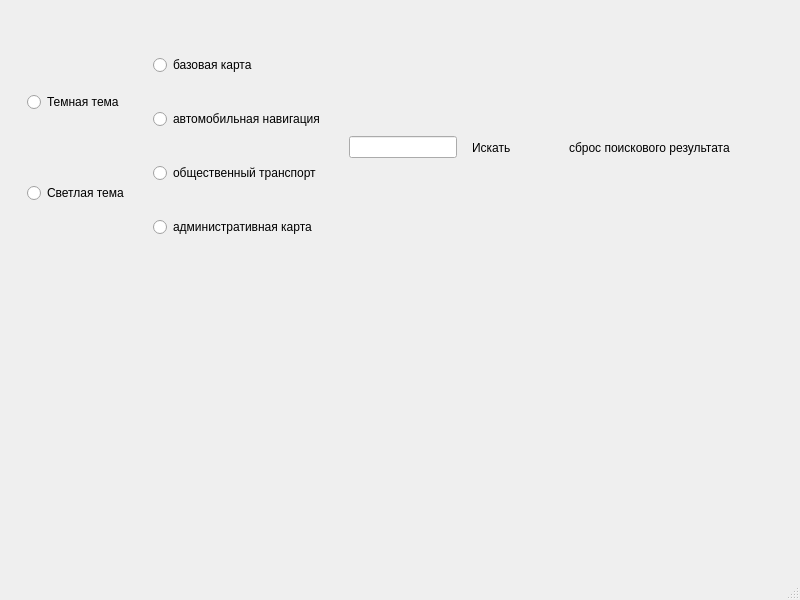
<?xml version="1.0" encoding="UTF-8"?>
<ui version="4.0">
 <class>MainWindow</class>
 <widget class="QMainWindow" name="MainWindow">
  <property name="geometry">
   <rect>
    <x>0</x>
    <y>0</y>
    <width>800</width>
    <height>600</height>
   </rect>
  </property>
  <property name="windowTitle">
   <string>MainWindow</string>
  </property>
  <widget class="QWidget" name="centralwidget">
   <layout class="QVBoxLayout" name="verticalLayout">
    <item>
     <widget class="QWidget" name="func" native="true">
      <layout class="QHBoxLayout" name="horizontalLayout_2">
       <item>
        <widget class="QWidget" name="theme" native="true">
         <layout class="QVBoxLayout" name="verticalLayout_2">
          <item>
           <widget class="QRadioButton" name="dark_theme">
            <property name="text">
             <string>Темная тема</string>
            </property>
           </widget>
          </item>
          <item>
           <widget class="QRadioButton" name="light_theme">
            <property name="text">
             <string>Светлая тема</string>
            </property>
           </widget>
          </item>
         </layout>
        </widget>
       </item>
       <item>
        <widget class="QWidget" name="map_type" native="true">
         <layout class="QVBoxLayout" name="verticalLayout_3">
          <item>
           <widget class="QRadioButton" name="basic_map">
            <property name="text">
             <string>базовая карта</string>
            </property>
           </widget>
          </item>
          <item>
           <widget class="QRadioButton" name="car_map">
            <property name="text">
             <string>автомобильная навигация</string>
            </property>
           </widget>
          </item>
          <item>
           <widget class="QRadioButton" name="public_transport">
            <property name="text">
             <string>общественный транспорт</string>
            </property>
           </widget>
          </item>
          <item>
           <widget class="QRadioButton" name="adminictrative_map">
            <property name="text">
             <string>административная карта </string>
            </property>
           </widget>
          </item>
         </layout>
        </widget>
       </item>
       <item>
        <widget class="QWidget" name="widget_5" native="true">
         <layout class="QVBoxLayout" name="verticalLayout_4">
          <item>
           <widget class="QLineEdit" name="saerch_lina_edit"/>
          </item>
         </layout>
        </widget>
       </item>
       <item>
        <widget class="QLabel" name="search">
         <property name="text">
          <string>Искать</string>
         </property>
        </widget>
       </item>
       <item>
        <spacer name="horizontalSpacer_2">
         <property name="orientation">
          <enum>Qt::Horizontal</enum>
         </property>
         <property name="sizeHint" stdset="0">
          <size>
           <width>40</width>
           <height>20</height>
          </size>
         </property>
        </spacer>
       </item>
       <item>
        <widget class="QLabel" name="reset">
         <property name="text">
          <string>сброс поискового результата</string>
         </property>
        </widget>
       </item>
       <item>
        <spacer name="horizontalSpacer">
         <property name="orientation">
          <enum>Qt::Horizontal</enum>
         </property>
         <property name="sizeHint" stdset="0">
          <size>
           <width>40</width>
           <height>20</height>
          </size>
         </property>
        </spacer>
       </item>
      </layout>
     </widget>
    </item>
    <item>
     <widget class="QLabel" name="map">
      <property name="text">
       <string/>
      </property>
     </widget>
    </item>
   </layout>
  </widget>
  <widget class="QMenuBar" name="menubar">
   <property name="geometry">
    <rect>
     <x>0</x>
     <y>0</y>
     <width>800</width>
     <height>21</height>
    </rect>
   </property>
  </widget>
  <widget class="QStatusBar" name="statusbar"/>
 </widget>
 <resources/>
 <connections/>
</ui>
